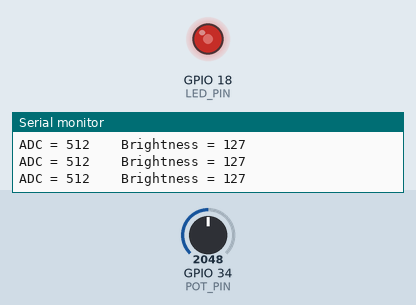
Bench run of a sketch on a simulated ESP32. On the bench: output pins drawn as LEDs (lit = HIGH), the last lines printed to the serial monitor. The test bench sets the inputs (shaded band); at power-on: GPIO 34 (POT_PIN) = 2048 (analog values on the 0–4095 scale).

Above: at 1.2 s.
1.3 s: GPIO 34 (POT_PIN) set to 2866
At 1.7 s:
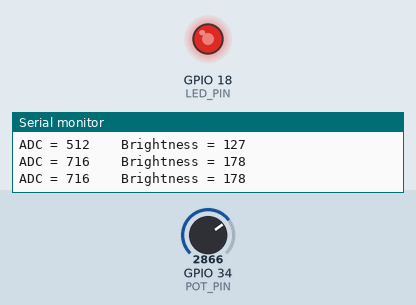
2.9 s: GPIO 34 (POT_PIN) set to 3603
At 4.2 s:
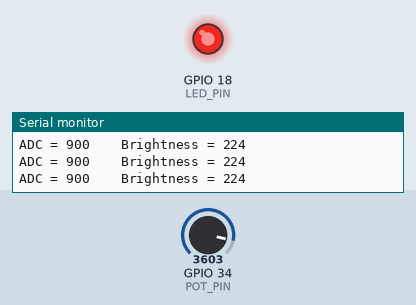
4.5 s: GPIO 34 (POT_PIN) set to 491
At 5.6 s:
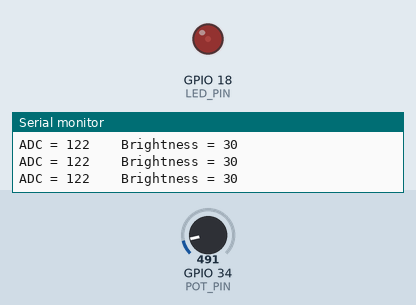
6.1 s: GPIO 34 (POT_PIN) set to 0
At 6.9 s:
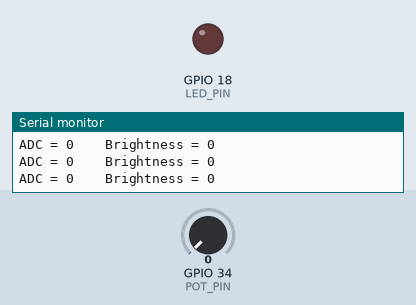
7.7 s: GPIO 34 (POT_PIN) set to 2047
At 8.2 s:
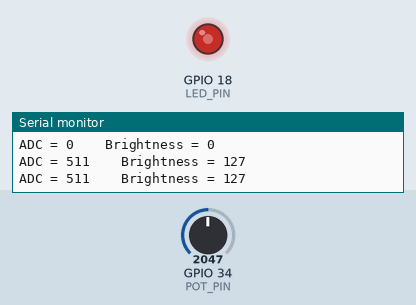
Timing chart, 0 to 10.3 s (numbered marks = the images above; inputs shaded):
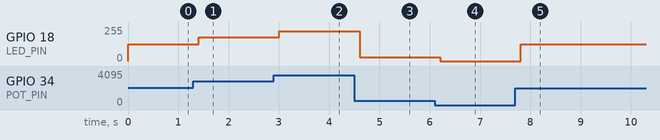

Measured:
- after the input at 1.3 s, GPIO 18 (LED_PIN): 127/255 → 178/255 after 0.10 s
- after the input at 2.9 s, GPIO 18 (LED_PIN): 178/255 → 224/255 after 0.11 s
- after the input at 4.5 s, GPIO 18 (LED_PIN): 224/255 → 30/255 after 0.11 s
- after the input at 6.1 s, GPIO 18 (LED_PIN): 30/255 → 0/255 after 0.11 s
- after the input at 7.7 s, GPIO 18 (LED_PIN): 0/255 → 127/255 after 0.11 s

The sketch:

sketch.ino
```cpp
const int POT_PIN = 34;
const int LED_PIN = 18;

void setup() {
  Serial.begin(115200);
  Serial.println("Simulation started");

  pinMode(LED_PIN, OUTPUT);

  // Final saved version: 10-bit ADC (0-1023)
  analogReadResolution(10);
}

void loop() {
  int adcValue = analogRead(POT_PIN);

  // Normal smooth mapping from ADC value to LED brightness
  int brightness = map(adcValue, 0, 1023, 0, 255);

  analogWrite(LED_PIN, brightness);

  Serial.print("ADC = ");
  Serial.print(adcValue);
  Serial.print("    Brightness = ");
  Serial.println(brightness);

  delay(200);
}
```
